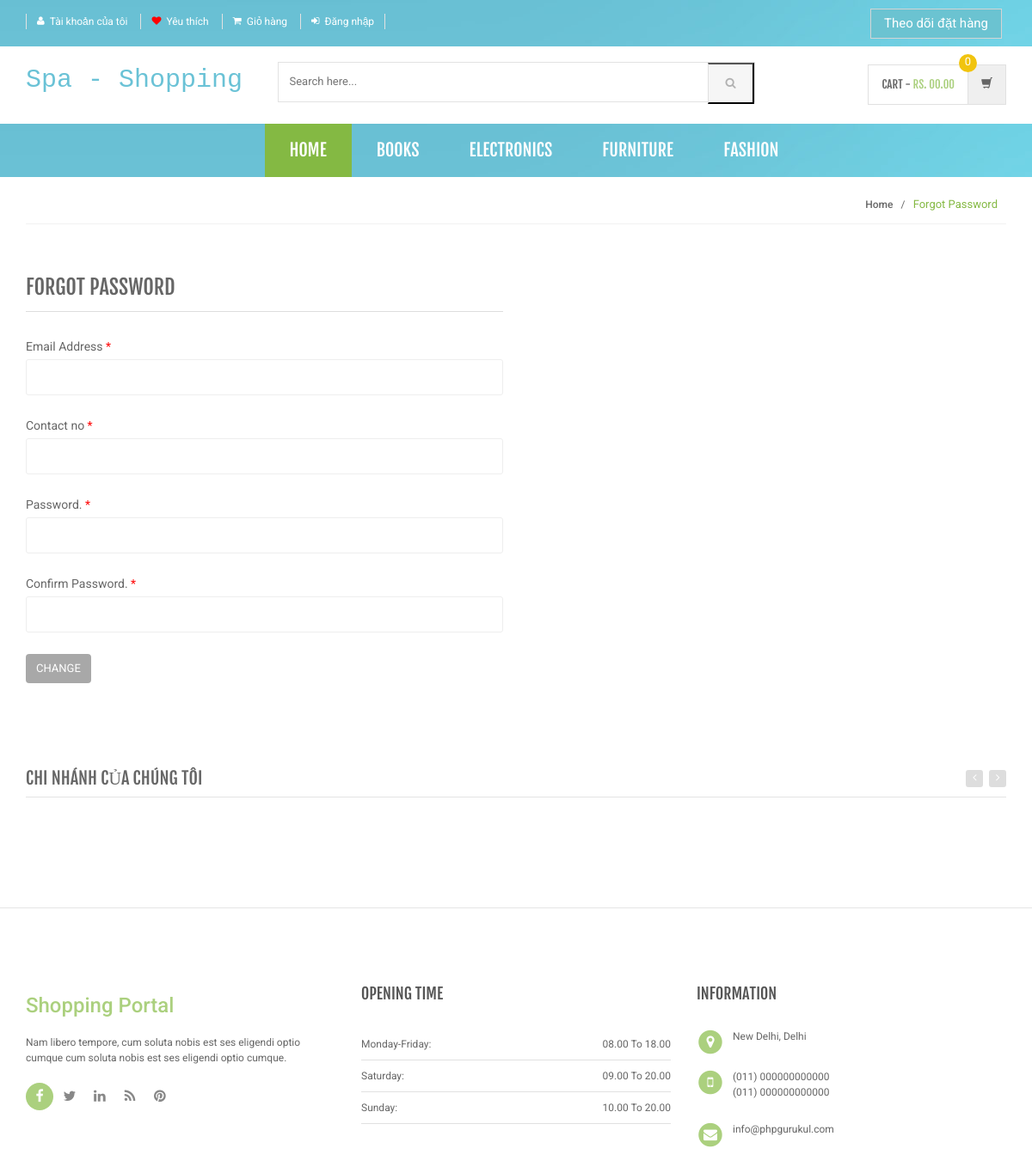
The app's page /shopping/forgot-password.php with its own data.
### tables this page shows
CREATE TABLE `tbltheloai` (
  `Id` int(11) primary key NOT NULL AUTO_INCREMENT,
  `Tentheloai` varchar(255) DEFAULT NULL,
  `Motatheloai` longtext,
  `Ngaytao` timestamp NOT NULL DEFAULT CURRENT_TIMESTAMP,
  `Ngaycapnhap` varchar(255) DEFAULT NULL
);

### shopping/includes/menu-bar.php (the view, shortened to what this page needs)
<div class="header-nav animate-dropdown" style="background-image: url('../img/background.jpg');">
    <div class="container">
        <div class="yamm navbar navbar-default" role="navigation">
            <div class="nav-bg-class">
                <div class="navbar-collapse collapse" id="mc-horizontal-menu-collapse">
                    <div class="nav-outer">
                        <ul class="nav navbar-nav">
                            <li class="active dropdown yamm-fw">
                                <a href="index.php" data-hover="dropdown" class="dropdown-toggle">Home</a>
                            </li>
                            <?php $sql=mysqli_query($con,"select Id,Tentheloai  from tbltheloai limit 6");
                                while($row=mysqli_fetch_array($sql))
                                {
                            ?>
                            <li class="dropdown yamm">
                                <a href="category.php?cid=<?php echo $row['Id'];?>">
                                    <?php echo $row['Tentheloai'];?></a>
                            </li>
                            <?php } ?>
                        </ul>
                        <div class="clearfix"></div>
                    </div>
                </div>
            </div>
        </div>
    </div>
</div>

### shopping/assets/css/green.css (style rules this page uses)
a { color: #abd07e; }
.header-style-1 .header-nav { background: #abd07e; }
.cnt-home .header-style-1 .header-nav .navbar .navbar-nav > li.active { background: #84b943; }

### shopping/assets/css/lightbox.css (style rules this page uses)
body:after { content: url(../images/close.png) url(../images/loading.gif) url(../images/prev.png) url(../images/next.png); display: none; }

### shopping/assets/css/blue.css (style rules this page uses)
a { color: #3498db; }
.header-style-1 .header-nav { background: #3498db; }
.cnt-home .header-style-1 .header-nav .navbar .navbar-nav > li.active { background: #1d6ca1; }

### shopping/assets/css/red.css (style rules this page uses)
a { color: #ff6c6c; }
.header-style-1 .header-nav { background: #ff6c6c; }
.cnt-home .header-style-1 .header-nav .navbar .navbar-nav > li.active { background: #ff1a1a; }

### shopping/assets/css/orange.css (style rules this page uses)
a { color: #f39c12; }
.header-style-1 .header-nav { background: #f39c12; }
.cnt-home .header-style-1 .header-nav .navbar .navbar-nav > li.active { background: #ab6c09; }

### shopping/assets/css/dark-green.css (style rules this page uses)
a { color: #12cca7; }
.header-style-1 .header-nav { background: #12cca7; }
.cnt-home .header-style-1 .header-nav .navbar .navbar-nav > li.active { background: #0b816a; }

### records on screen
tbltheloai: Tentheloai "BOOKS"
tbltheloai: Tentheloai "ELECTRONICS"
tbltheloai: Tentheloai "FURNITURE"
tbltheloai: Tentheloai "FASHION"
